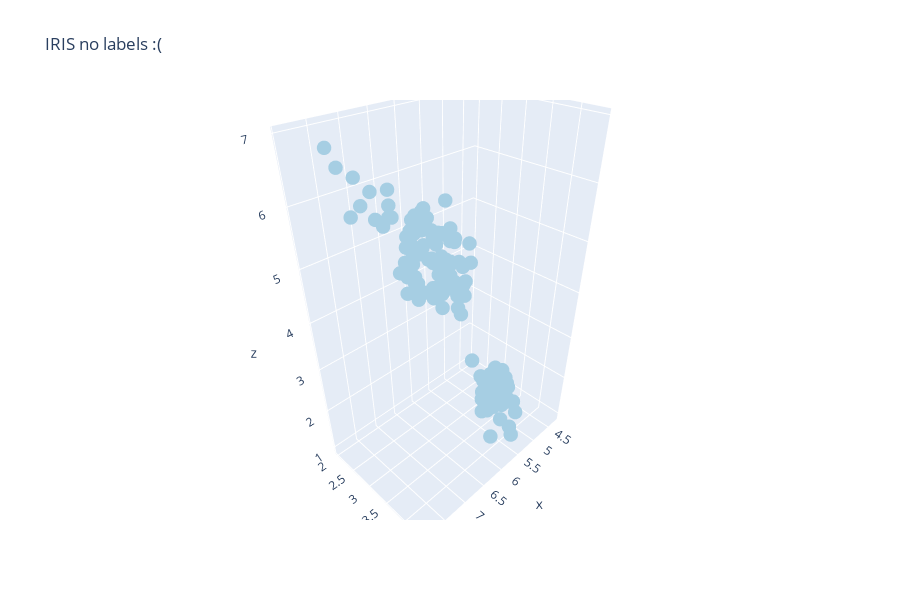

The notebook cell this image was saved under:
### Markdown cell above
#### But what if we have no targets at all?

### Code cell
plot_3d(X, np.zeros_like(y), 'IRIS no labels :(')

### Figure 1 — Plotly figure (JSON) as saved in the notebook; plotly's stock layout.template omitted (floating-point values rounded to 4 significant figures; data arrays with more than 128 entries replaced by an {"elided": "..."} marker saying what was removed)
{"data": [{"marker": {"color": "rgb(166,206,227)", "size": 5}, "mode": "markers", "name": "0", "type": "scatter3d", "x": {"elided": "150 float values"}, "y": {"elided": "150 float values"}, "z": {"elided": "150 float values"}}, {"marker": {"color": "rgb(31,120,180)", "size": 5}, "mode": "markers", "name": "1", "type": "scatter3d", "x": [], "y": [], "z": []}, {"marker": {"color": "rgb(178,223,138)", "size": 5}, "mode": "markers", "name": "2", "type": "scatter3d", "x": [], "y": [], "z": []}, {"marker": {"color": "rgb(51,160,44)", "size": 5}, "mode": "markers", "name": "3", "type": "scatter3d", "x": [], "y": [], "z": []}, {"marker": {"color": "rgb(251,154,153)", "size": 5}, "mode": "markers", "name": "4", "type": "scatter3d", "x": [], "y": [], "z": []}, {"marker": {"color": "rgb(227,26,28)", "size": 5}, "mode": "markers", "name": "5", "type": "scatter3d", "x": [], "y": [], "z": []}, {"marker": {"color": "rgb(253,191,111)", "size": 5}, "mode": "markers", "name": "6", "type": "scatter3d", "x": [], "y": [], "z": []}, {"marker": {"color": "rgb(255,127,0)", "size": 5}, "mode": "markers", "name": "7", "type": "scatter3d", "x": [], "y": [], "z": []}, {"marker": {"color": "rgb(202,178,214)", "size": 5}, "mode": "markers", "name": "8", "type": "scatter3d", "x": [], "y": [], "z": []}, {"marker": {"color": "rgb(106,61,154)", "size": 5}, "mode": "markers", "name": "9", "type": "scatter3d", "x": [], "y": [], "z": []}], "layout": {"height": 600, "title": {"text": "IRIS no labels :("}, "width": 900}}
